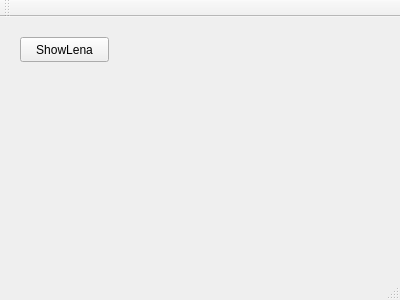
<?xml version="1.0" encoding="UTF-8"?>
<ui version="4.0">
 <class>MainWindow</class>
 <widget class="QMainWindow" name="MainWindow">
  <property name="geometry">
   <rect>
    <x>0</x>
    <y>0</y>
    <width>400</width>
    <height>300</height>
   </rect>
  </property>
  <property name="windowTitle">
   <string>MainWindow</string>
  </property>
  <widget class="QWidget" name="centralWidget">
   <widget class="QPushButton" name="pushButton">
    <property name="geometry">
     <rect>
      <x>20</x>
      <y>20</y>
      <width>89</width>
      <height>25</height>
     </rect>
    </property>
    <property name="text">
     <string>ShowLena</string>
    </property>
   </widget>
  </widget>
  <widget class="QMenuBar" name="menuBar">
   <property name="geometry">
    <rect>
     <x>0</x>
     <y>0</y>
     <width>400</width>
     <height>22</height>
    </rect>
   </property>
  </widget>
  <widget class="QToolBar" name="mainToolBar">
   <attribute name="toolBarArea">
    <enum>TopToolBarArea</enum>
   </attribute>
   <attribute name="toolBarBreak">
    <bool>false</bool>
   </attribute>
  </widget>
  <widget class="QStatusBar" name="statusBar"/>
 </widget>
 <layoutdefault spacing="6" margin="11"/>
 <resources/>
 <connections/>
</ui>
